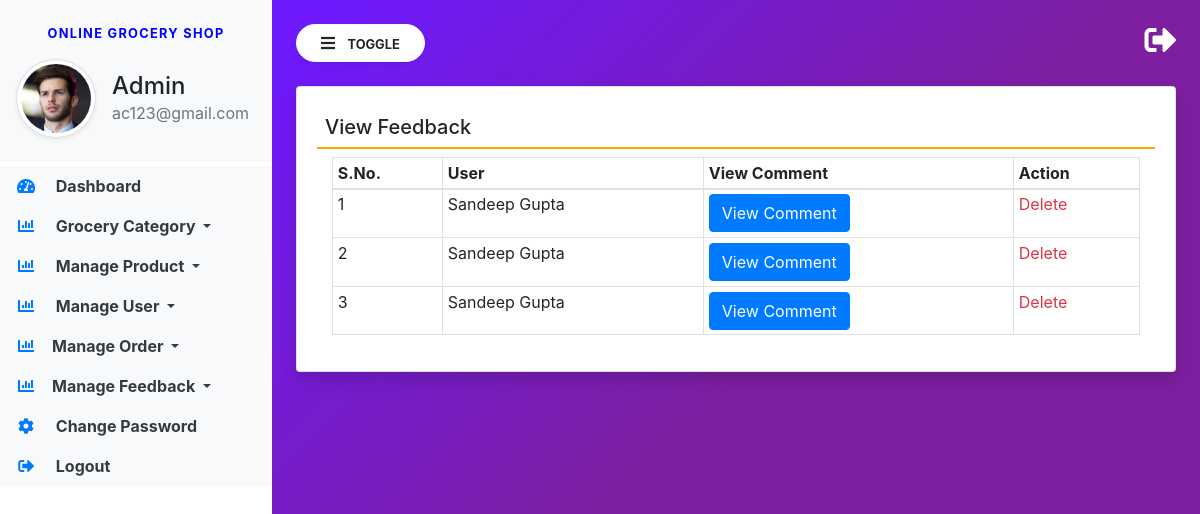
The page /manage-feedback/?action=1 (signed in) on the database as committed earlier.
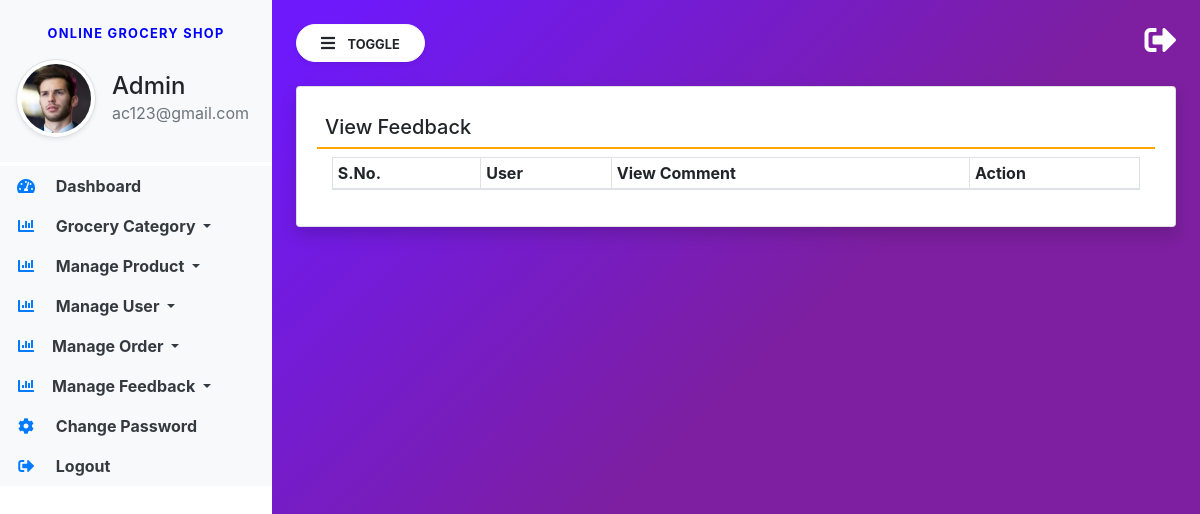
The same page on the database as committed later.
### groceryapp/models.py (models this page shows, shortened)
class Feedback(models.Model):
    user = models.ForeignKey(User, on_delete=models.CASCADE, null=True, blank=True)
    message = models.TextField(null=True, blank=True)
    status = models.IntegerField(choices=STATUS, default=2)
    created = models.DateTimeField(auto_now_add=True)
    updated = models.DateTimeField(auto_now=True)

### groceryapp/views.py (the view)
# urls.py: path('manage-feedback/', manage_feedback, name="manage_feedback"),
def manage_feedback(request):
    if not request.user.is_staff:
        return redirect('admin_login')
    action = request.GET.get('action', 0)
    feedback = Feedback.objects.filter(status=int(action))
    return render(request, 'manage_feedback.html', locals())

### groceryapp/templates/manage_feedback.html (shortened to what this page needs)
{% extends 'admin_base.html' %}
{% block main  %}
<div class="card shadow">
    <div class="card-body">
        <h5 class="p-2" style="border-bottom: 2px solid orange;">View Feedback</h5>
        <div class="container-fluid">
            <table class="table table-bordered table-sm" id="example">
                <thead>
                <tr>
                    <th>S.No.</th>
                    <th>User</th>
                    <th>View Comment</th>
                    <th>Action</th>
                </tr>
                </thead>
                <tbody>
                {% for i in feedback %}
                <tr id="row-{{forloop.counter}}">
                    <td>{{forloop.counter}}</td>
                    <td>{{i.user.first_name}} {{i.user.last_name}}</td>
                    <td>
                        <button type="button" class="btn btn-primary" data-toggle="modal" data-target="#exampleModal-{{forloop.counter}}">
                          View Comment
                        </button>
                    </td>
                    <td>
                        <a href="/delete-feedback/{{i.id}}/" class="text-danger"
                           onclick="return confirm('Are You Sure?')">Delete</a></td>
                </tr>
                {% endfor %}
                </tbody>
            </table>
        </div>
    </div>
</div>
{% endblock %}

Rows that differ between the two databases and show on the page:
removed Feedback: user.first_name "Sandeep", user.last_name "Gupta"
removed Feedback: user.first_name "Sandeep", user.last_name "Gupta"
removed Feedback: user.first_name "Sandeep", user.last_name "Gupta"
